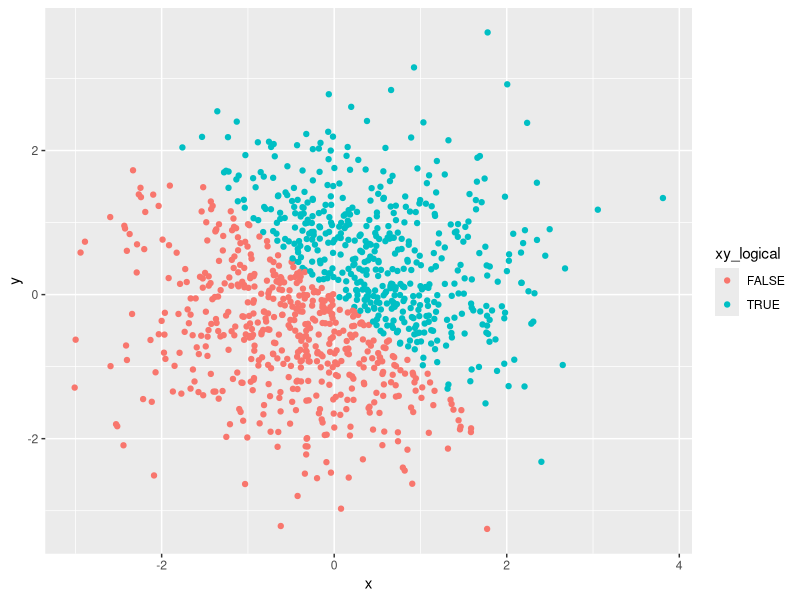
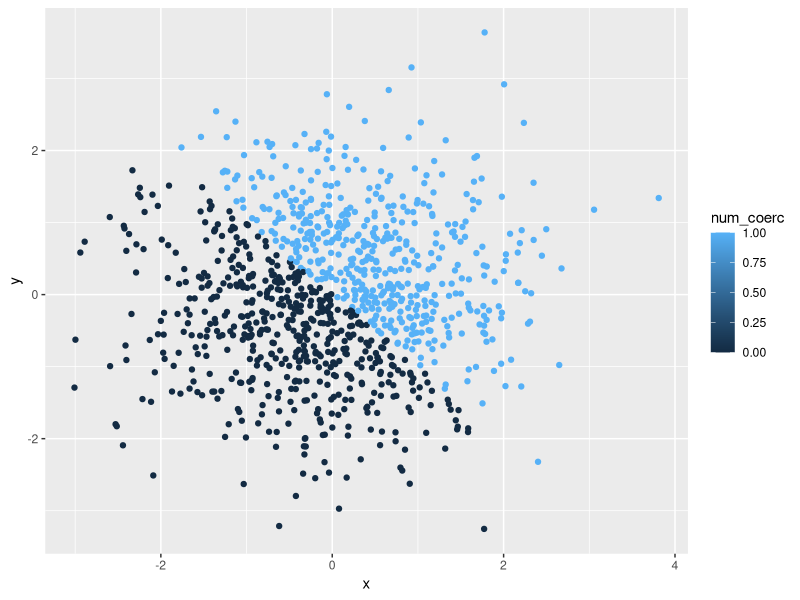
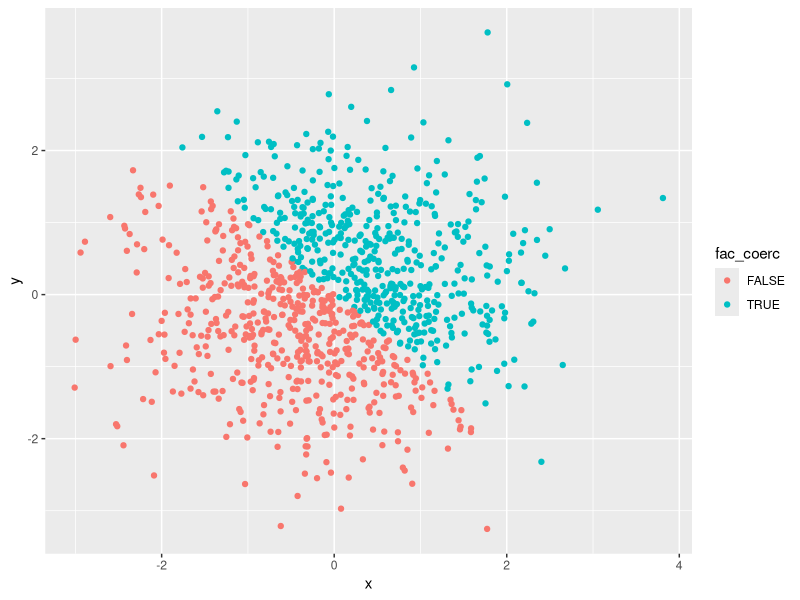

Generate these figures, in order, with R:
## ---- chunk 1
library(tidyverse)
## ---- chunk 2
set.seed(1)

unif_samp = runif(n = 10, min = 0, max = 5)
vec_logical = unif_samp > 2
vec_char = c("This", "is", "my", "first", "homework", 
               "using", "R", "for", "data", "science")
vec_factor = factor(c("less", "less", "greater", "greater", 
                        "less", "greater", "greater", "greater", 
                        "greater", "less"))

prob1_df = tibble(unif_samp, vec_logical, vec_char, vec_factor)


## ---- chunk 3
set.seed(1)

x = rnorm(1000)
y = rnorm(1000)
xy_logical = x + y > 0
num_coerc = as.numeric(xy_logical)
fac_coerc = as.factor(xy_logical)

prob2_df = tibble(x, y, xy_logical, num_coerc, fac_coerc)
## ---- chunk 4
ggplot(prob2_df, aes(x = x, y = y, color = xy_logical)) + geom_point()
ggplot(prob2_df, aes(x = x, y = y, color = num_coerc)) + geom_point()
ggplot(prob2_df, aes(x = x, y = y, color = fac_coerc)) + geom_point()
